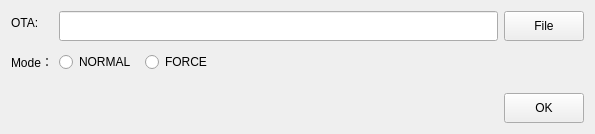
<?xml version="1.0" encoding="UTF-8"?>
<ui version="4.0">
 <class>Dialog</class>
 <widget class="QDialog" name="Dialog">
  <property name="geometry">
   <rect>
    <x>0</x>
    <y>0</y>
    <width>595</width>
    <height>134</height>
   </rect>
  </property>
  <property name="windowTitle">
   <string>OTA</string>
  </property>
  <layout class="QVBoxLayout" name="verticalLayout">
   <item>
    <layout class="QFormLayout" name="formLayout">
     <item row="0" column="0">
      <widget class="QLabel" name="label">
       <property name="text">
        <string>OTA:</string>
       </property>
      </widget>
     </item>
     <item row="0" column="1">
      <layout class="QHBoxLayout" name="horizontalLayout">
       <item>
        <widget class="QLineEdit" name="lineEdit">
         <property name="minimumSize">
          <size>
           <width>0</width>
           <height>30</height>
          </size>
         </property>
         <property name="readOnly">
          <bool>true</bool>
         </property>
        </widget>
       </item>
       <item>
        <widget class="QPushButton" name="pushButton_file">
         <property name="minimumSize">
          <size>
           <width>0</width>
           <height>30</height>
          </size>
         </property>
         <property name="text">
          <string>File</string>
         </property>
         <property name="autoDefault">
          <bool>false</bool>
         </property>
        </widget>
       </item>
      </layout>
     </item>
     <item row="1" column="0">
      <widget class="QLabel" name="label_2">
       <property name="text">
        <string>Mode：</string>
       </property>
      </widget>
     </item>
     <item row="1" column="1">
      <layout class="QHBoxLayout" name="horizontalLayout_3">
       <item>
        <widget class="QRadioButton" name="radioButton_mode_normal">
         <property name="minimumSize">
          <size>
           <width>0</width>
           <height>30</height>
          </size>
         </property>
         <property name="text">
          <string>NORMAL </string>
         </property>
        </widget>
       </item>
       <item>
        <widget class="QRadioButton" name="radioButton_mode_force">
         <property name="minimumSize">
          <size>
           <width>0</width>
           <height>30</height>
          </size>
         </property>
         <property name="text">
          <string>FORCE </string>
         </property>
        </widget>
       </item>
       <item>
        <spacer name="horizontalSpacer_2">
         <property name="orientation">
          <enum>Qt::Horizontal</enum>
         </property>
         <property name="sizeHint" stdset="0">
          <size>
           <width>40</width>
           <height>20</height>
          </size>
         </property>
        </spacer>
       </item>
      </layout>
     </item>
    </layout>
   </item>
   <item>
    <layout class="QHBoxLayout" name="horizontalLayout_2">
     <item>
      <spacer name="horizontalSpacer">
       <property name="orientation">
        <enum>Qt::Horizontal</enum>
       </property>
       <property name="sizeHint" stdset="0">
        <size>
         <width>40</width>
         <height>20</height>
        </size>
       </property>
      </spacer>
     </item>
     <item>
      <widget class="QPushButton" name="pushButton_ok">
       <property name="minimumSize">
        <size>
         <width>0</width>
         <height>30</height>
        </size>
       </property>
       <property name="text">
        <string>OK</string>
       </property>
       <property name="autoDefault">
        <bool>false</bool>
       </property>
      </widget>
     </item>
    </layout>
   </item>
  </layout>
 </widget>
 <resources/>
 <connections/>
</ui>
